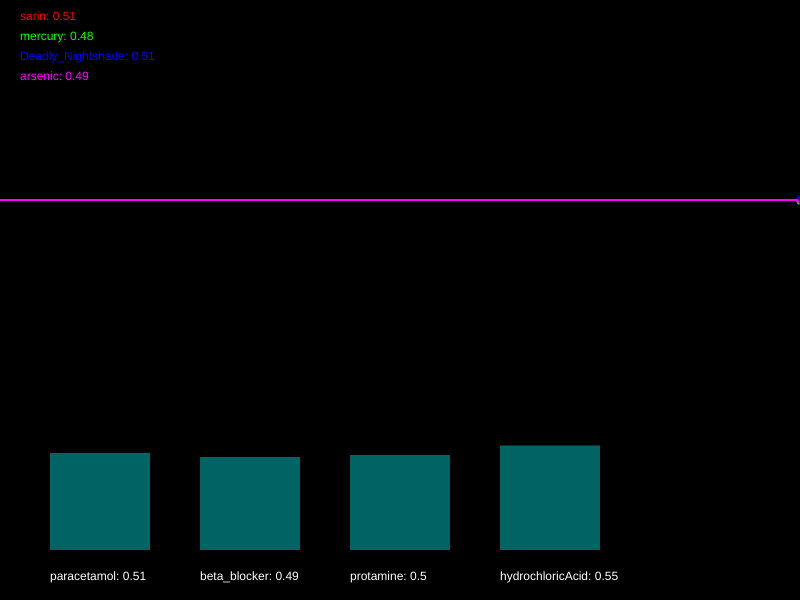
Frame 1 (no input)
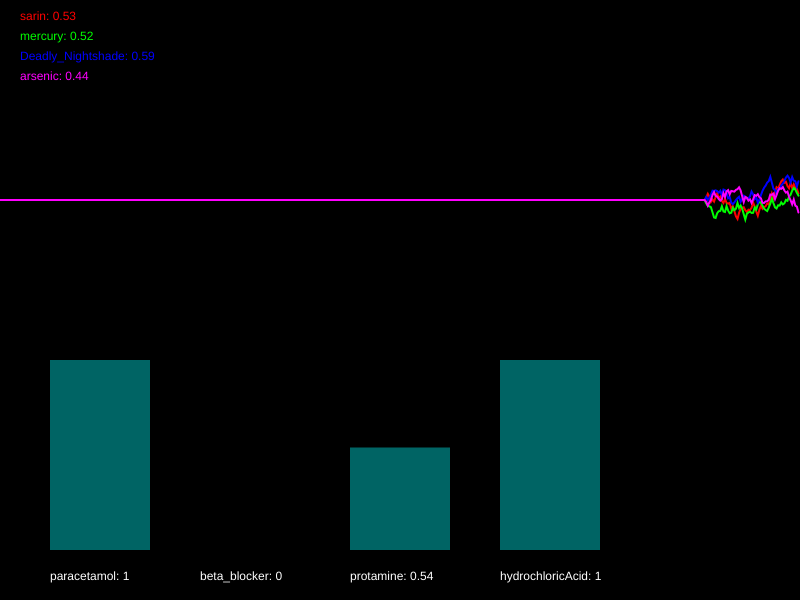
Frame 60 (no input)
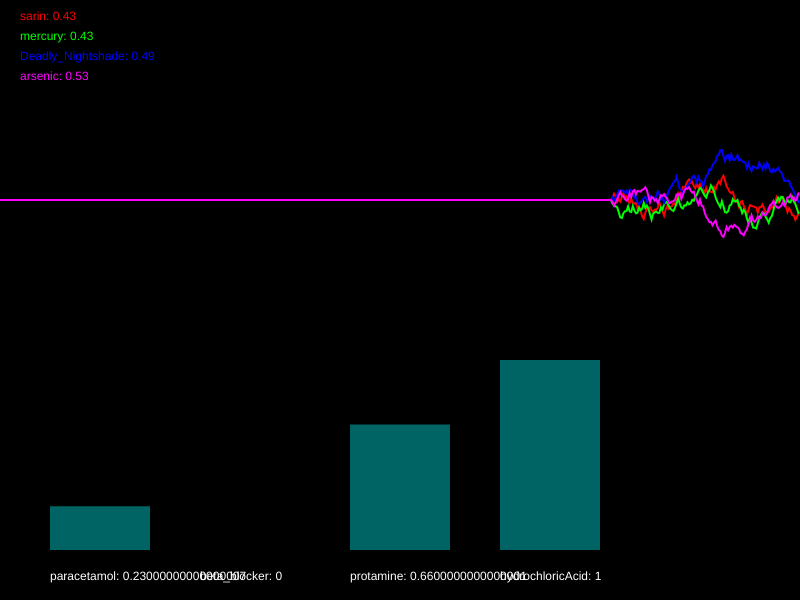
Frame 120 (the mouse pressed at the canvas centre since frame 60)

The p5.js sketch that drew these frames (run headless with seeded random() and noise() and a simulated clock; from frame 60 on, the mouse is pressed at the canvas centre):

// p5.js sketch
// ── sketch.js
/*

Officer: 6012708
CaseNum: 401-1-80997948-6012708

Case 401 - The Case of Norbert's Weiner Stand
Stage 2 - Toxic Burrito

Norbert is at it again. This time he’s set up a burrito stall and is lacing burritos
with his foul toxin. The chaos is spreading. People are dropping like flies and burrito
sales have fallen through the floor. To make matters worse it seems Norbert has cottoned
on to our methods and has upped the complexity of his poison. You’ll find the antidote
harder to develop this time. So kid, head down to the lab and get working.

You must develop the antidote by using conditional statements in the draw loop to
do the following.

	- If arsenic dips below 0.42, decrease paracetamol by 0.05
	- When mercury dips below 0.73, raise paracetamol by 0.01
	- When mercury goes above 0.5 or sarin goes above 0.37, decrease beta_blocker by 0.01
	- If Deadly_Nightshade dips below 0.28 and arsenic dips below 0.42, raise beta_blocker by 0.03
	- If Deadly_Nightshade dips below 0.25, decrement protamine by 0.04
	- When mercury dips below 0.46 and sarin goes above 0.55, try increasing protamine by 0.04
	- When Deadly_Nightshade dips below 0.26 and sarin goes above 0.73, decrement hydrochloricAcid by 0.05
	- When mercury goes above 0.25 and arsenic goes above 0.33, increment hydrochloricAcid by 0.05


Your conditional statements should:

consider the following poisons:

	- sarin
	- mercury
	- Deadly_Nightshade
	- arsenic


and modify the following antidotes:

	- paracetamol
	- beta_blocker
	- protamine
	- hydrochloricAcid


- There are many ways to complete this task but you should only use the
following commands:

	if(){}
	+=
	-=

*/

//Declare the poison variables
var sarin;
var mercury;
var Deadly_Nightshade;
var arsenic;


//Declare the antidote variables
var paracetamol;
var beta_blocker;
var protamine;
var hydrochloricAcid;


//This variable is used for drawing the graph
var graphs;


function setup()
{

	createCanvas(800,600);
	strokeWeight(2);

	//initialise the poisons and antidotes
	sarin = 0.5;
	mercury = 0.5;
	Deadly_Nightshade = 0.5;
	arsenic = 0.5;
	paracetamol = 0.5;
	beta_blocker = 0.5;
	protamine = 0.5;
	hydrochloricAcid = 0.5;


	//fills the graph with empty values
	graphs = [];

	for(var i = 0; i < 4; i++)
	{
		graphs.push([]);
		for(var j = 0; j < 512; j++)
		{
			graphs[i].push(0.5);
		}
	}

}

function draw()
{

	//Develop the antidote below
	//Write conditional statements to change the amount of each substance ...
	// - If arsenic dips below 0.42, decrease paracetamol by 0.05
	if(arsenic<0.42){
		paracetamol -= 0.05;
	}
	// - When mercury dips below 0.73, raise paracetamol by 0.01
	if(mercury < 0.73){
		paracetamol += 0.01;
	}
	// - When mercury goes above 0.5 or sarin goes above 0.37, decrease beta_blocker by 0.01
	if(mercury > 0.5 || sarin > 0.37 ){
		beta_blocker -= 0.01
	}
	// - If Deadly_Nightshade dips below 0.28 and arsenic dips below 0.42, raise beta_blocker by 0.03
	if(Deadly_Nightshade < 0.28 && arsenic < 0.42){
		beta_blocker += 0.03
	}
	// - If Deadly_Nightshade dips below 0.25, decrement protamine by 0.04
	if(Deadly_Nightshade < 0.25){
		protamine -= 0.04
	}
	// - When mercury dips below 0.46 and sarin goes above 0.55, try increasing protamine by 0.04
	if(mercury < 0.46 && sarin > 0.55){
		protamine += 0.04
	}
	// - When Deadly_Nightshade dips below 0.26 and sarin goes above 0.73, decrement hydrochloricAcid by 0.05
	if(Deadly_Nightshade < 0.26 && sarin > 0.73){
		hydrochloricAcid -= 0.05
	}
	// - When mercury goes above 0.25 and arsenic goes above 0.33, increment hydrochloricAcid by 0.05
	if(mercury  > 0.25 && arsenic > 0.33){
		hydrochloricAcid += 0.05
	}


	//////////////////////////////////////////////////////

	//the code below generates new values using random numbers

	/*
		For testing, you might want to temporarily comment out
		these lines and set the same variables to constant values
		instead.
	*/

	sarin = nextValue(graphs[0],sarin);
	mercury = nextValue(graphs[1],mercury);
	Deadly_Nightshade = nextValue(graphs[2],Deadly_Nightshade);
	arsenic = nextValue(graphs[3],arsenic);


	paracetamol = constrain(paracetamol, 0, 1);
	beta_blocker = constrain(beta_blocker, 0, 1);
	protamine = constrain(protamine, 0, 1);
	hydrochloricAcid = constrain(hydrochloricAcid, 0, 1);


	///////// DO NOT CHANGE THE CODE BELOW ///////////

	//drawing code

	// set background
	background(0);
	noFill();

	//draw the graphs for the vitals
	var colors = [
	color(255, 0, 0),
	color(0, 255, 0),
	color(0, 0, 255),
	color(255, 0, 255),
	color(255, 255, 0),
	color(0, 255, 255)
	];

	for(var i = 0; i < graphs.length; i++)
	{
		stroke(colors[i]);
		drawGraph(graphs[i]);
	}

	//draw the poisons as text
	noStroke();
	fill(colors[0]);
	text('sarin: ' + nf(sarin,1,2), 20,20);
	fill(colors[1]);
	text('mercury: ' + nf(mercury,1,2), 20,40);
	fill(colors[2]);
	text('Deadly_Nightshade: ' + nf(Deadly_Nightshade,1,2), 20,60);
	fill(colors[3]);
	text('arsenic: ' + nf(arsenic,1,2), 20,80);


	//draw the antidotes bar chart
	drawBar(paracetamol,50,'paracetamol');
	drawBar(beta_blocker,200,'beta_blocker');
	drawBar(protamine,350,'protamine');
	drawBar(hydrochloricAcid,500,'hydrochloricAcid');


}

function nextValue(graph, val)
{
	//gets the next value for a vital and puts it in an array for drawing
	var delta = random(-0.03,0.03);

	val += delta;
	if(val > 1 || val < 0)
	{
		delta *= -1;
		val += delta * 2;
	}

	graph.push(val)
	graph.shift();
	return val;
}

function drawGraph(graph)
{
	//draws an array as a graph
	beginShape();
	for(var i = 0; i < graph.length; i++)
	{
			vertex(width * i/512, height * 0.5 - graph[i]* height/3)
	}
	endShape();
}


function drawBar(val, x, name)
{
	//draws the bars for bar chart
    noStroke();
    fill(0,100,100);
	var mh = height * 0.4 - 50;
	rect(x,(height - 50) - val*mh, 100, val*mh);
    fill(255);
	text(name + ": " + val, x, height - 20);
}
